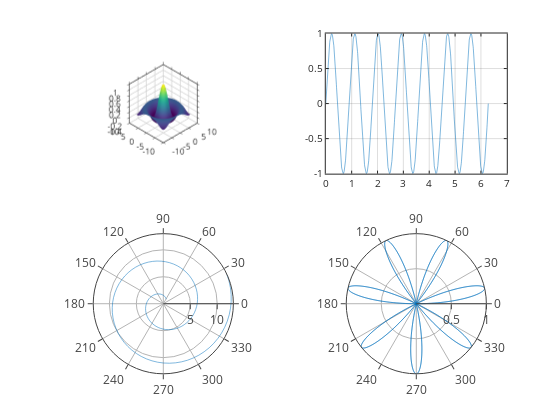

The cell this chart's notebook holds for it:
### Markdown cell above
## Advanced plots using [plotly](https://github.com/plotly/plotly.js), with zoom, cursors, and hover tooltips (experimental):

### Code cell
graphics_toolkit('plotly')

a = [1:0.1:13];
theta = linspace (0,2*pi,1000);
rho = sin (7*theta);

subplot(2,2,1);
sombrero()
grid on;
box on;

subplot(2,2,2);
plot(theta, rho);
grid on;
box on;

subplot(2,2,3);
polar(a,a)
grid on;
box on;

subplot(2,2,4);
polar(theta, rho);
grid on;
box on;

### Figure 1 — Plotly figure (JSON) as saved in the notebook; plotly's stock layout.template omitted (floating-point values rounded to 4 significant figures; data arrays with more than 128 entries replaced by an {"elided": "..."} marker saying what was removed)
{"data": [{"autocolorscale": "false", "cauto": "false", "cmax": 1, "cmin": -0.2172, "colorscale": [[0, "rgb(68,1,84)"], [0.01587, "rgb(69,6,90)"], [0.03175, "rgb(70,12,95)"], [0.04762, "rgb(71,18,101)"], [0.06349, "rgb(72,24,106)"], [0.07937, "rgb(72,29,111)"], [0.09524, "rgb(72,35,115)"], [0.1111, "rgb(71,40,119)"], [0.127, "rgb(71,45,123)"], [0.1429, "rgb(70,50,126)"], [0.1587, "rgb(68,55,129)"], [0.1746, "rgb(67,60,132)"], [0.1905, "rgb(65,64,134)"], [0.2063, "rgb(64,69,135)"], [0.2222, "rgb(62,74,137)"], [0.2381, "rgb(60,78,138)"], [0.254, "rgb(58,83,139)"], [0.2698, "rgb(56,87,140)"], [0.2857, "rgb(54,91,140)"], [0.3016, "rgb(52,95,141)"], [0.3175, "rgb(50,99,141)"], [0.3333, "rgb(48,103,141)"], [0.3492, "rgb(46,107,142)"], [0.3651, "rgb(45,111,142)"], [0.381, "rgb(43,115,142)"], [0.3968, "rgb(42,119,142)"], [0.4127, "rgb(40,123,142)"], [0.4286, "rgb(39,127,142)"], [0.4444, "rgb(37,130,142)"], [0.4603, "rgb(36,134,141)"], [0.4762, "rgb(34,138,141)"], [0.4921, "rgb(33,142,140)"], [0.5079, "rgb(32,146,140)"], [0.5238, "rgb(31,149,139)"], [0.5397, "rgb(30,153,138)"], [0.5556, "rgb(30,157,136)"], [0.5714, "rgb(31,161,135)"], [0.5873, "rgb(32,164,133)"], [0.6032, "rgb(34,168,131)"], [0.619, "rgb(38,172,129)"], [0.6349, "rgb(42,176,126)"], [0.6508, "rgb(47,179,123)"], [0.6667, "rgb(53,183,120)"], [0.6825, "rgb(59,186,117)"], [0.6984, "rgb(66,190,113)"], [0.7143, "rgb(73,193,109)"], [0.7302, "rgb(81,196,104)"], [0.746, "rgb(90,199,99)"], [0.7619, "rgb(99,202,94)"], [0.7778, "rgb(108,205,89)"], [0.7937, "rgb(117,208,83)"], [0.8095, "rgb(127,210,77)"], [0.8254, "rgb(137,213,71)"], [0.8413, "rgb(148,215,64)"], [0.8571, "rgb(158,217,57)"], [0.873, "rgb(169,219,50)"], [0.8889, "rgb(180,221,43)"], [0.9048, "rgb(190,223,36)"], [0.9206, "rgb(201,224,30)"], [0.9365, "rgb(212,225,26)"], [0.9524, "rgb(223,227,24)"], [0.9683, "rgb(233,228,25)"], [0.9841, "rgb(243,229,30)"], [1, "rgb(253,231,36)"]], "contours": {"x": {"highlight": true, "highlightcolor": "rgb(0, 0, 0)", "highlightwidth": 1, "show": false}, "y": {"highlight": true, "highlightcolor": "rgb(0, 0, 0)", "highlightwidth": 1, "show": false}, "z": {"highlight": true, "highlightcolor": "rgb(0, 0, 0)", "highlightwidth": 1, "show": false}}, "name": "", "scene": "scene", "showlegend": false, "showscale": false, "surfacecolor": {"elided": "41x41 float values"}, "type": "surface", "visibility": true, "x": [-8, -7.6, -7.2, -6.8, -6.4, -6, -5.6, -5.2, -4.8, -4.4, -4, -3.6, -3.2, -2.8, -2.4, -2, -1.6, -1.2, -0.8, -0.4, 0, 0.4, 0.8, 1.2, 1.6, 2, 2.4, 2.8, 3.2, 3.6, 4, 4.4, 4.8, 5.2, 5.6, 6, 6.4, 6.8, 7.2, 7.6, 8], "y": [-8, -7.6, -7.2, -6.8, -6.4, -6, -5.6, -5.2, -4.8, -4.4, -4, -3.6, -3.2, -2.8, -2.4, -2, -1.6, -1.2, -0.8, -0.4, 0, 0.4, 0.8, 1.2, 1.6, 2, 2.4, 2.8, 3.2, 3.6, 4, 4.4, 4.8, 5.2, 5.6, 6, 6.4, 6.8, 7.2, 7.6, 8], "z": {"elided": "41x41 float values"}}, {"line": {"color": "rgb(0,113,188)", "dash": "solid", "width": 0.5}, "marker": {"color": "rgb(0,113,188)", "line": {"color": "rgb(0,113,188)"}, "size": 6, "symbol": "none"}, "mode": "lines", "name": "", "showlegend": false, "type": "scatter", "visibility": true, "x": {"elided": "1000 float values"}, "xaxis": "x", "y": {"elided": "1000 float values"}, "yaxis": "y"}, {"line": {"color": "rgb(0,113,188)", "dash": "solid", "width": 0.5}, "marker": {"color": "rgb(0,113,188)", "line": {"color": "rgb(0,113,188)"}, "size": 6, "symbol": "none"}, "mode": "lines", "name": "", "r": [1, 1.1, 1.2, 1.3, 1.4, 1.5, 1.6, 1.7, 1.8, 1.9, 2, 2.1, 2.2, 2.3, 2.4, 2.5, 2.6, 2.7, 2.8, 2.9, 3, 3.1, 3.2, 3.3, 3.4, 3.5, 3.6, 3.7, 3.8, 3.9, 4, 4.1, 4.2, 4.3, 4.4, 4.5, 4.6, 4.7, 4.8, 4.9, 5, 5.1, 5.2, 5.3, 5.4, 5.5, 5.6, 5.7, 5.8, 5.9, 6, 6.1, 6.2, 6.3, 6.4, 6.5, 6.6, 6.7, 6.8, 6.9, 7.0, 7.1, 7.2, 7.3, 7.4, 7.5, 7.6, 7.7, 7.8, 7.9, 8, 8.1, 8.2, 8.3, 8.4, 8.5, 8.6, 8.7, 8.8, 8.9, 9, 9.1, 9.2, 9.3, 9.4, 9.5, 9.6, 9.7, 9.8, 9.9, 10.0, 10.1, 10.2, 10.3, 10.4, 10.5, 10.6, 10.7, 10.8, 10.9, 11.0, 11.1, 11.2, 11.3, 11.4, 11.5, 11.6, 11.7, 11.8, 11.9, 12, 12.1, 12.2, 12.3, 12.4, 12.5, 12.6, 12.7, 12.8, 12.9, 13], "showlegend": false, "subplot": "polar", "theta": [1, 1.1, 1.2, 1.3, 1.4, 1.5, 1.6, 1.7, 1.8, 1.9, 2, 2.1, 2.2, 2.3, 2.4, 2.5, 2.6, 2.7, 2.8, 2.9, 3, 3.1, -3.083, -2.983, -2.883, -2.783, -2.683, -2.583, -2.483, -2.383, -2.283, -2.183, -2.083, -1.983, -1.883, -1.783, -1.683, -1.583, -1.483, -1.383, -1.283, -1.183, -1.083, -0.9832, -0.8832, -0.7832, -0.6832, -0.5832, -0.4832, -0.3832, -0.2832, -0.1832, -0.08319, 0.01681, 0.1168, 0.2168, 0.3168, 0.4168, 0.5168, 0.6168, 0.7168, 0.8168, 0.9168, 1.017, 1.117, 1.217, 1.317, 1.417, 1.517, 1.617, 1.717, 1.817, 1.917, 2.017, 2.117, 2.217, 2.317, 2.417, 2.517, 2.617, 2.717, 2.817, 2.917, 3.017, 3.117, -3.066, -2.966, -2.866, -2.766, -2.666, -2.566, -2.466, -2.366, -2.266, -2.166, -2.066, -1.966, -1.866, -1.766, -1.666, -1.566, -1.466, -1.366, -1.266, -1.166, -1.066, -0.9664, -0.8664, -0.7664, -0.6664, -0.5664, -0.4664, -0.3664, -0.2664, -0.1664, -0.06637, 0.03363, 0.1336, 0.2336, 0.3336, 0.4336], "thetaunit": "radians", "type": "scatterpolar", "visibility": true}, {"line": {"color": "rgb(0,113,188)", "dash": "solid", "width": 0.5}, "marker": {"color": "rgb(0,113,188)", "line": {"color": "rgb(0,113,188)"}, "size": 6, "symbol": "none"}, "mode": "lines", "name": "", "r": {"elided": "1000 float values"}, "showlegend": false, "subplot": "polar2", "theta": {"elided": "1000 float values"}, "thetaunit": "radians", "type": "scatterpolar", "visibility": true}], "layout": {"height": 420.0, "hovermode": "closest", "margin": {"b": 0, "l": 0, "r": 0, "t": 0}, "plot_bgcolor": "rgba(0, 0, 0, 0)", "polar": {"angularaxis": {"size": 10, "tickmode": "array", "tickvals": [0, 30, 60, 90, 120, 150, 180, 210, 240, 270, 300, 330], "type": "linear"}, "domain": {"x": [0.13, 0.4532], "y": [0.11, 0.4437]}, "radialaxis": {"autorange": true, "range": [0, 13], "size": 10, "tickmode": "array", "tickvals": [5, 10, 15], "type": "linear"}}, "polar2": {"angularaxis": {"size": 10, "tickmode": "array", "tickvals": [0, 30, 60, 90, 120, 150, 180, 210, 240, 270, 300, 330], "type": "linear"}, "domain": {"x": [0.5818, 0.905], "y": [0.11, 0.4437]}, "radialaxis": {"autorange": true, "range": [0, 1.0], "size": 10, "tickmode": "array", "tickvals": [0.5, 1], "type": "linear"}}, "scene": {"aspectmode": "manual", "aspectratio": {"x": 0.683, "y": 0.683, "z": 0.683}, "camera": {"center": {"x": 0, "y": 0, "z": 0}, "eye": {"x": 1.25, "y": 1.25, "z": 1.25}, "projection": {"type": "orthographic"}, "up": {"x": 0.01427, "y": -0.01407, "z": 0.9998}}, "domain": {"x": [0.13, 0.4532], "y": [0.5865, 0.9202]}, "xaxis": {"autorange": false, "exponentformat": "none", "gridcolor": "", "gridwidth": 1.5, "linecolor": "rgb(38,38,38)", "linewidth": 1.5, "mirror": "ticks", "range": [10, -10], "showgrid": true, "showline": true, "side": "bottom", "spikedash": "solid", "spikemode": "across", "spikesides": false, "spikethickness": 1, "tickangle": 0, "tickcolor": "rgb(38,38,38)", "tickfont": {"color": "rgb(38,38,38)", "size": 10}, "ticklen": 3, "ticks": "outside", "ticktext": ["-10", "-5", "0", "5", "10"], "tickvals": [-10, -5, 0, 5, 10], "title": {"font": {"color": "rgb(0, 0, 0)", "size": 11}, "text": ""}, "type": "linear", "visible": true, "zeroline": false}, "yaxis": {"autorange": false, "exponentformat": "none", "gridcolor": "", "gridwidth": 1.5, "linecolor": "rgb(38,38,38)", "linewidth": 1.5, "mirror": "ticks", "range": [10, -10], "showgrid": true, "showline": true, "side": "left", "spikedash": "solid", "spikemode": "across", "spikesides": false, "spikethickness": 1, "tickangle": 0, "tickcolor": "rgb(38,38,38)", "tickfont": {"color": "rgb(38,38,38)", "size": 10}, "ticklen": 3, "ticks": "outside", "ticktext": ["-10", "-5", "0", "5", "10"], "tickvals": [-10, -5, 0, 5, 10], "title": {"font": {"color": "rgb(0, 0, 0)", "size": 11}, "text": ""}, "type": "linear", "visible": true, "zeroline": false}, "zaxis": {"autorange": false, "exponentformat": "none", "gridcolor": "", "gridwidth": 1.5, "linecolor": "rgb(38,38,38)", "linewidth": 1.5, "mirror": "ticks", "range": [-0.4, 1], "showgrid": true, "showline": true, "side": "none", "spikedash": "solid", "spikemode": "across", "spikesides": false, "spikethickness": 1, "tickangle": 0, "tickcolor": "rgb(38,38,38)", "tickfont": {"color": "rgb(38,38,38)", "size": 10}, "ticklen": 3, "ticks": "outside", "ticktext": ["-0.4", "-0.2", "0", "0.2", "0.4", "0.6", "0.8", "1"], "tickvals": [-0.4, -0.2, 0, 0.2, 0.4, 0.6, 0.8, 1], "title": {"font": {"color": "rgb(0, 0, 0)", "size": 11}, "text": ""}, "type": "linear", "visible": true, "zeroline": false}}, "showlegend": false, "width": 560, "xaxis": {"anchor": "y", "autorange": false, "domain": [0.5818, 0.905], "exponentformat": "none", "gridcolor": "rgba(38,38,38,0.150000)", "gridwidth": 1, "linecolor": "rgb(38,38,38)", "linewidth": 1, "mirror": "ticks", "range": [0, 7], "showgrid": true, "showline": true, "showspikes": true, "side": "bottom", "spikedash": "solid", "spikemode": "across", "spikesides": false, "spikethickness": 1, "tickangle": 0, "tickcolor": "rgb(38,38,38)", "tickfont": {"color": "rgb(38,38,38)", "size": 10}, "ticklen": 3, "ticks": "inside", "ticktext": ["0", "1", "2", "3", "4", "5", "6", "7"], "tickvals": [0, 1, 2, 3, 4, 5, 6, 7], "title": {"font": {"color": "rgb(0, 0, 0)", "size": 11}, "text": ""}, "type": "linear", "visible": true, "zeroline": false}, "yaxis": {"anchor": "x", "autorange": false, "domain": [0.5865, 0.9202], "exponentformat": "none", "gridcolor": "rgba(38,38,38,0.150000)", "gridwidth": 1, "linecolor": "rgb(38,38,38)", "linewidth": 1, "mirror": "ticks", "range": [-1, 1], "showgrid": true, "showline": true, "showspikes": true, "side": "left", "spikedash": "solid", "spikemode": "across", "spikesides": false, "spikethickness": 1, "tickangle": 0, "tickcolor": "rgb(38,38,38)", "tickfont": {"color": "rgb(38,38,38)", "size": 10}, "ticklen": 3, "ticks": "inside", "ticktext": ["-1", "-0.5", "0", "0.5", "1"], "tickvals": [-1, -0.5, 0, 0.5, 1], "title": {"font": {"color": "rgb(0, 0, 0)", "size": 11}, "text": ""}, "type": "linear", "visible": true, "zeroline": false}}}
